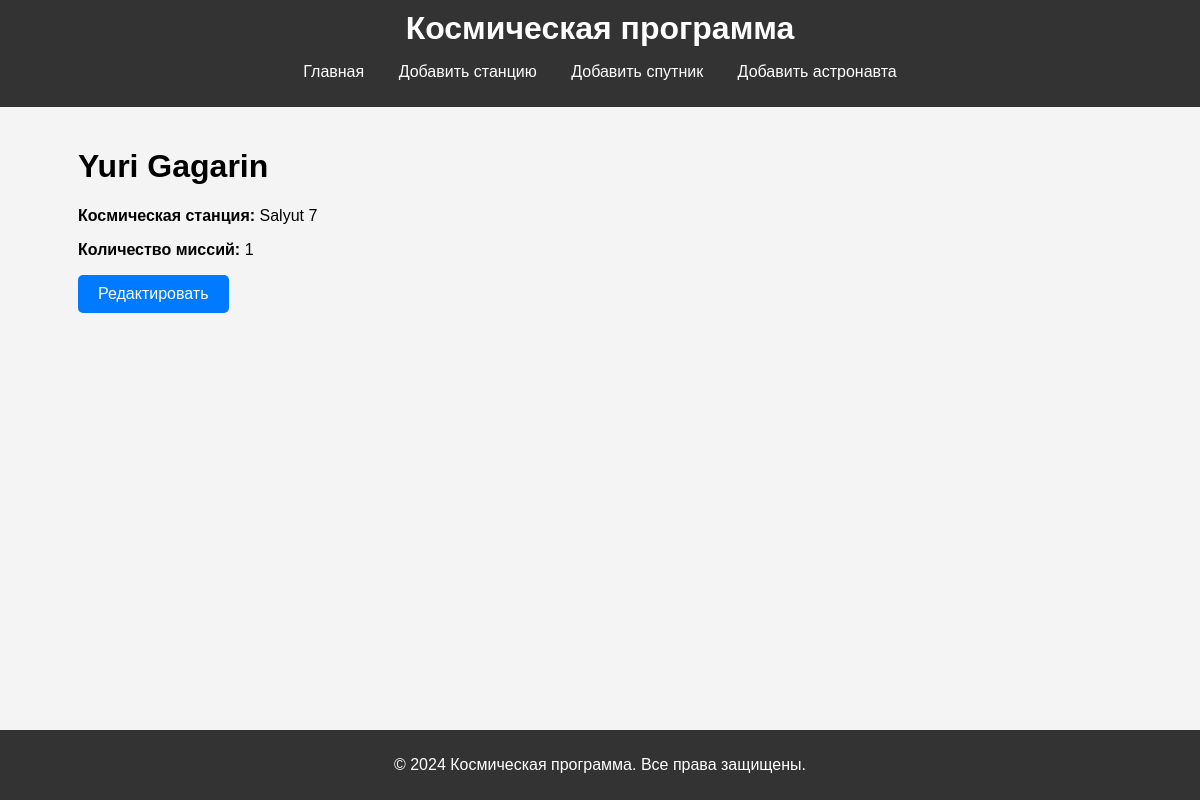
/astronaut/1/, run on the app's committed database.
### space/models.py (models this page shows, shortened)
class Astronaut(models.Model):
    name = models.CharField(max_length=255)
    station = models.ForeignKey(SpaceStation, on_delete=models.CASCADE, related_name="astronauts")
    missions_count = models.IntegerField()

class SpaceStation(models.Model):
    name = models.CharField(max_length=255)
    launch_year = models.IntegerField()
    country = models.CharField(max_length=100)

### space/views.py (the view)
# urls.py: path('astronaut/<int:pk>/', views.astronaut_detail, name='astronaut_detail'),
def astronaut_detail(request, pk):
    astronaut = get_object_or_404(Astronaut, pk=pk)
    return render(request, 'astronaut_detail.html', {'astronaut': astronaut})

### space/templates/astronaut_detail.html (shortened to what this page needs)
{% extends 'base.html' %}
{% block content %}
<div class="astronaut-details">
    <h1>{{ astronaut.name }}</h1>
    <p><strong>Космическая станция:</strong> {{ astronaut.station.name }}</p>
    <p><strong>Количество миссий:</strong> {{ astronaut.missions_count }}</p>
    <a href="{% url 'edit_astronaut' pk=astronaut.pk %}" class="btn btn-edit">Редактировать</a>
</div>
{% endblock %}

### static/styles.css (style rules this page uses)
body { font-family: Arial, sans-serif; margin: 0; padding: 0; background-color: #f4f4f4; }
html, body { height: 100%; margin: 0; display: flex; flex-direction: column; }
a { color: #4CAF50; text-decoration: none; }
.btn { display: inline-block; margin-bottom: 10px; padding: 10px 20px; color: #fff; text-decoration: none; border-radius: 5px; font-size: 16px; transition: background-color 0.3s ease; }
.btn-edit { background-color: #007bff; }

### data on the page
Astronaut: name "Yuri Gagarin", station.name "Salyut 7", missions_count "1"
